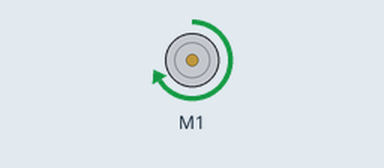
This sketch was run on a simulated Arduino Uno, built with avr-gcc and run on an emulated ATmega328P. Shown: DC motor (green arrow = forward, orange = backward, longer = faster).

Above: at 1.0 s.
At 2.5 s:
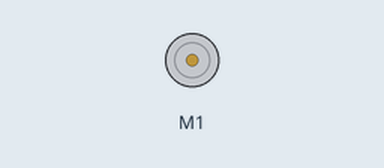
At 4.0 s:
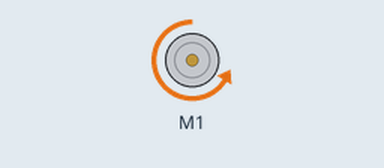
Timing chart, 0 to 6.5 s (numbered marks = the images above):
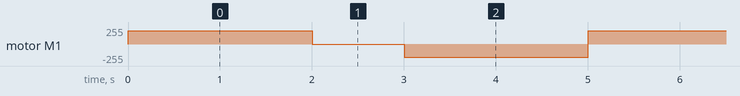

The sketch:

1_L293D.ino
```cpp
/* 이 소스는 에듀이노(Eduino)에 의해서 번역, 수정, 작성되었고 소유권 또한 에듀이노의 것입니다.
  소유권자의 허락을 받지 않고 무단으로 수정, 삭제하여 배포할 시 법적인 처벌을 받을 수도 있습니다.
*/
#include <SoftwareSerial.h>
#include <AFMotor.h>

AF_DCMotor motor_1(1);

void setup() {
  motor_1.setSpeed(200);
  motor_1.run(RELEASE);
}
void loop() {
 motor_1.run(FORWARD);
 delay(2000);

 motor_1.run(RELEASE);
 delay(1000);

 motor_1.run(BACKWARD);
 delay(2000);
}
```

Measured:
- by itself, motor M1: repeats every 5.0 s: stopped 1.0 s, backward 200/255 2.0 s, forward 200/255 2.0 s
